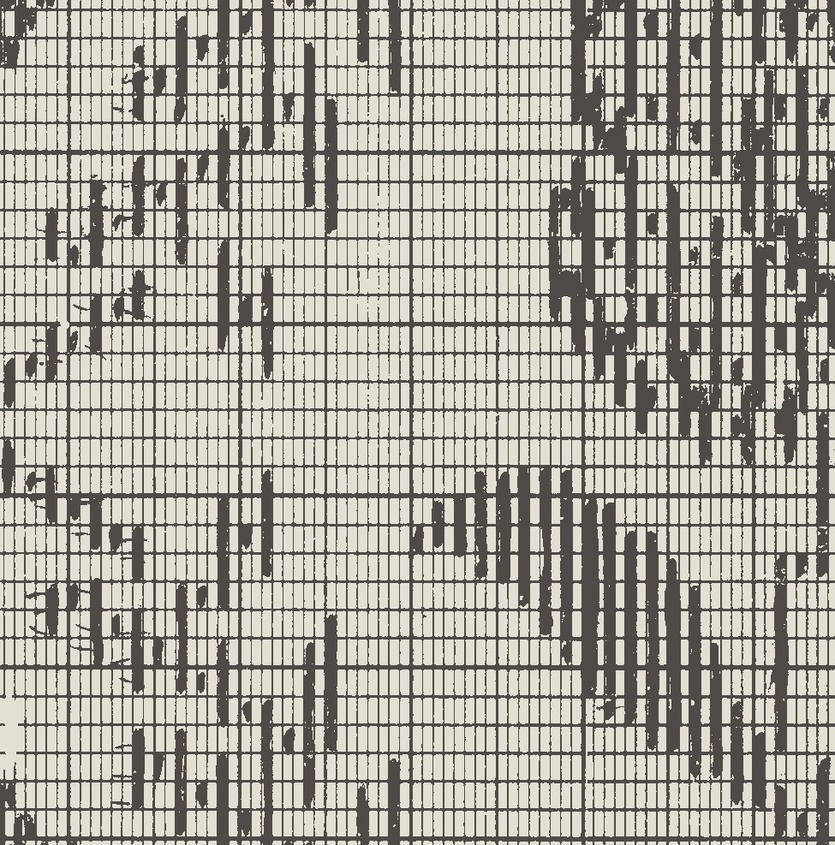
#> input picture recolored_part.jpg, 835 x 845 px, shrunk from 975 x 987 before the run, found by its file name
$ python detect_raster.py
#> lines starting #> are read from the running program, lines starting #| are printed output that depends on the picture; after the words box and inside, x2 and y2 are one past the last pixel; in counts of white or black regions, pixels touching at a corner belong together
import numpy as np
import cv2 as cv

img = cv.imread('recolored_part.jpg')
#> img is the input picture: shape (845, 835, 3); mean B, G, R 157.6, 166.7, 170.4
gray = cv.cvtColor(img, cv.COLOR_BGR2GRAY)
blurred = cv.GaussianBlur(gray, (3,3), 0)
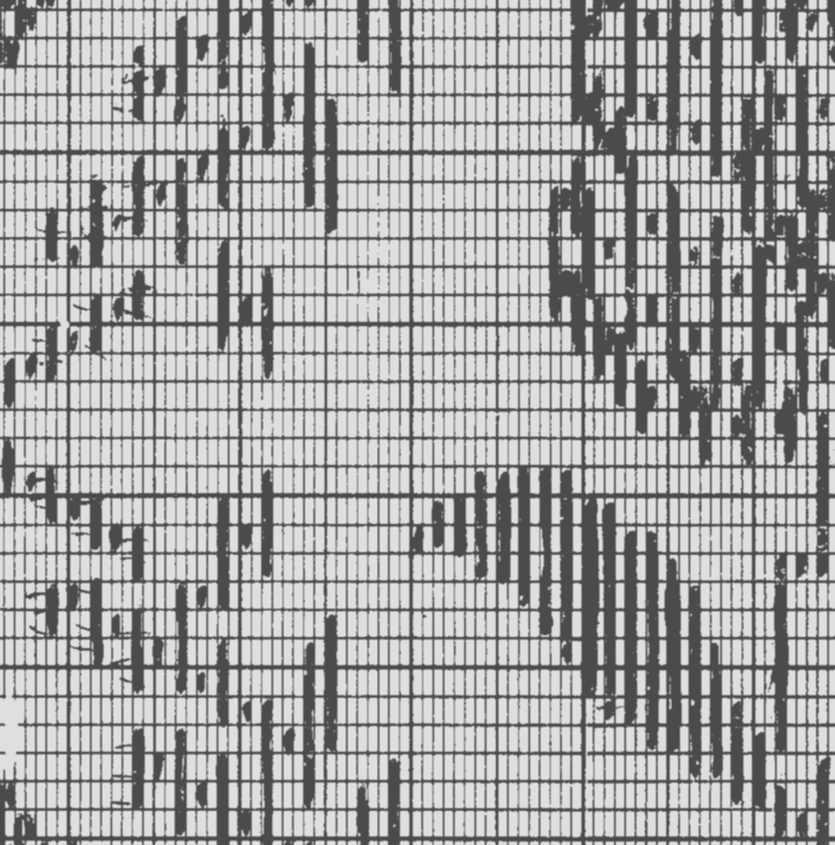
#> blurred: shape (845, 835); min 66, max 229, mean 166.8
edges = cv.Canny(blurred, 50, 150, apertureSize=3) # Passe die Schwellenwerte an
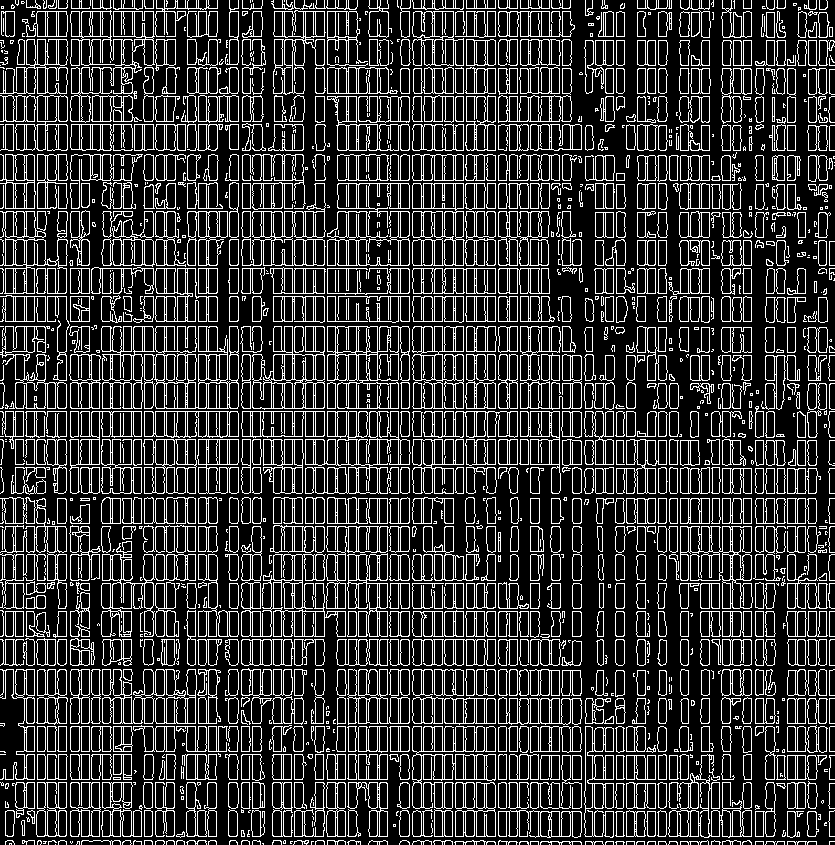
#> edges: shape (845, 835); 19.7% white in thin lines or dots

lines = cv.HoughLinesP(edges, 1, np.pi / 180, 100, minLineLength=50, maxLineGap=5)
#> lines = 567 rows, first 6: [348, 844, 348, 0], [0, 408, 634, 408], [356, 588, 356, 303], [409, 549, 409, 328], [551, 539, 551, 317], [455, 492, 455, 0]
# Parameter Erklärung:
# 1: Rho-Auflösung in Pixeln
# np.pi / 180: Theta-Auflösung in Radianten (1 Grad)
# 100: Schwellenwert (Minimum an Schnittpunkten in der Hough-Ebene, um eine Linie zu erkennen)
# minLineLength: Minimale Länge einer Linie in Pixeln
# maxLineGap: Maximaler Abstand zwischen zwei Punkten einer Linie, um sie noch als eine Linie zu betrachten

horizontal_lines = []
vertical_lines = []

if lines is not None:
    for line in lines:
        x1, y1, x2, y2 = line[0]
        # Berechne den Winkel in Radianten und konvertiere zu Grad
        angle_rad = np.arctan2(y2 - y1, x2 - x1)
        angle_deg = np.abs(np.degrees(angle_rad))

        # Toleranz für horizontale und vertikale Linien
        angle_tolerance = 5 # Grad

        if (angle_deg < angle_tolerance) or (angle_deg > 180 - angle_tolerance):
            horizontal_lines.append((x1, y1, x2, y2))
        elif (angle_deg > 90 - angle_tolerance) and (angle_deg < 90 + angle_tolerance):
            vertical_lines.append((x1, y1, x2, y2))
#> this loop made 567 passes
#> (x1, y1, x2, y2, angle_rad, angle_deg) on passes 1 to 3: (348, 844, 348, 0, -1.57, 90), (0, 408, 634, 408, 0, 0), (356, 588, 356, 303, -1.57, 90)

intersection_points = []
output_img = img.copy() # Für die Visualisierung der Schnittpunkte

# Eine Funktion zum Zeichnen von Linien (optional, zur Visualisierung)
def draw_line(img, line, color=(0, 0, 255), thickness=2):
    x1, y1, x2, y2 = line
    cv.line(img, (x1, y1), (x2, y2), color, thickness)

# Zeichne horizontale Linien in Rot
for h_line in horizontal_lines:
    draw_line(output_img, h_line, (0, 0, 255))
#> this loop made 141 passes
#> h_line on passes 1 to 12: (0, 408, 634, 408), (269, 723, 623, 723), (400, 836, 773, 836), (274, 523, 436, 523), (316, 779, 387, 779), (338, 121, 570, 121), (0, 268, 217, 268), (338, 180, 570, 180), (0, 124, 222, 124), (103, 265, 216, 265), (83, 493, 214, 493), (37, 8, 217, 8)
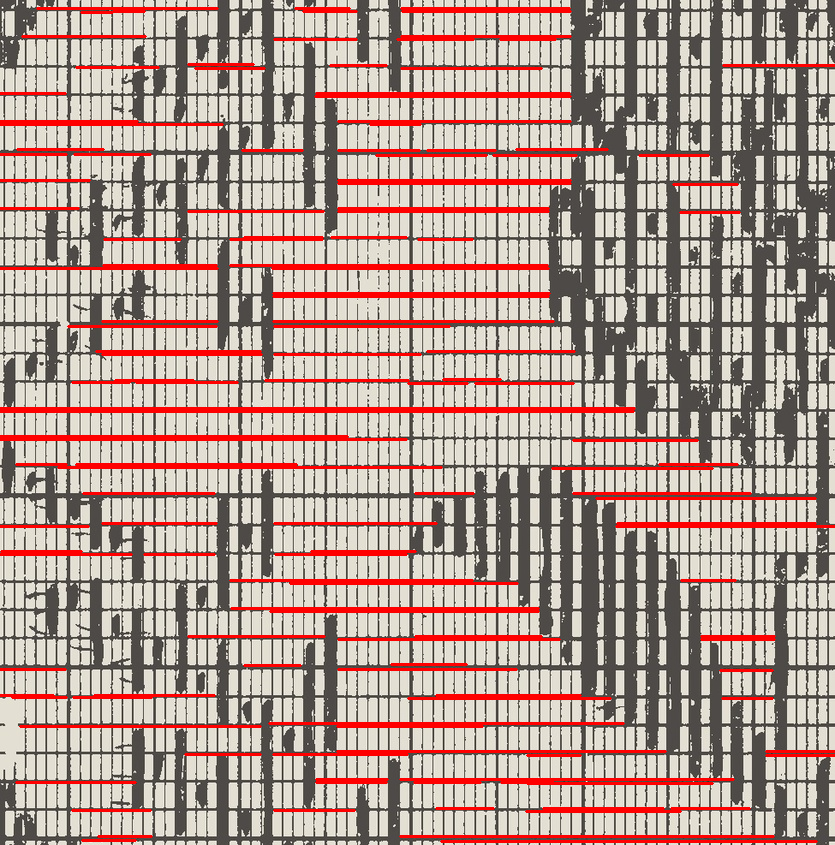
#> output_img: shape (845, 835, 3); 8.71% of pixels changed, all inside (x1, y1, x2, y2) = (0, 7, 835, 843)

# Zeichne vertikale Linien in Blau
for v_line in vertical_lines:
    draw_line(output_img, v_line, (255, 0, 0))
#> this loop made 426 passes
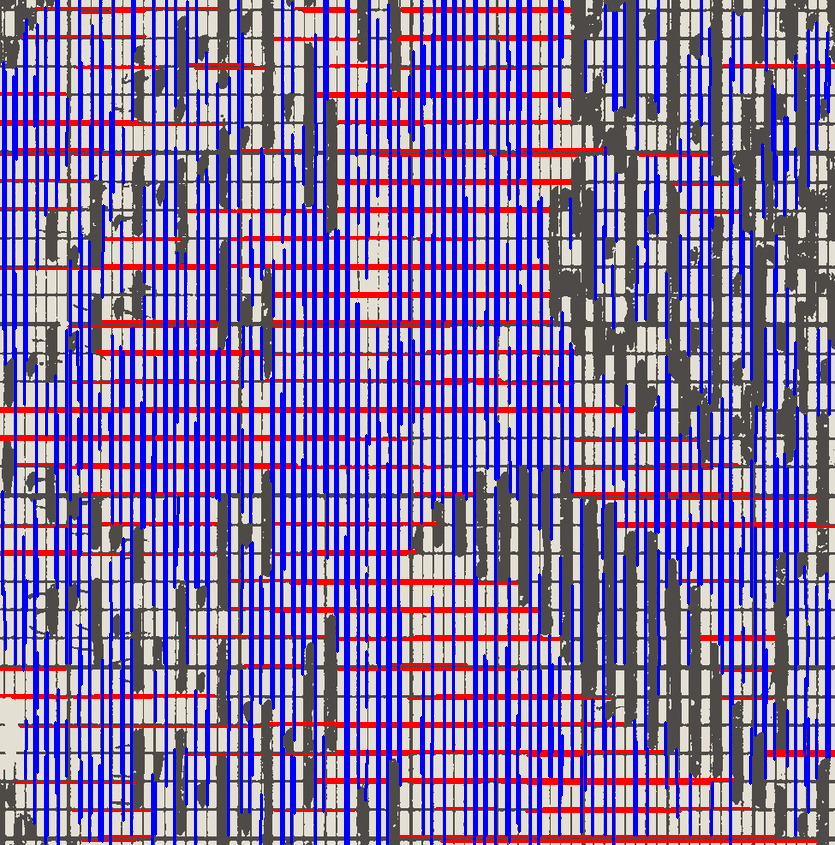
#> output_img: shape (845, 835, 3); mean B, G, R 175.6, 115.4, 133.2

# Berechne Schnittpunkte
for h_line in horizontal_lines:
    x1_h, y1_h, x2_h, y2_h = h_line # y1_h und y2_h sollten sehr nah beieinander liegen

    for v_line in vertical_lines:
        x1_v, y1_v, x2_v, y2_v = v_line # x1_v und x2_v sollten sehr nah beieinander liegen

        # Vereinfachte Annahme für perfekte horizontale/vertikale Linien
        # Verwende den mittleren Y-Wert für die horizontale Linie
        intersect_y = (y1_h + y2_h) / 2
        # Verwende den mittleren X-Wert für die vertikale Linie
        intersect_x = (x1_v + x2_v) / 2

        # Überprüfe, ob der Schnittpunkt innerhalb der Liniensegmente liegt
        # Für horizontale Linie: x_schnitt muss zwischen min(x1,x2) und max(x1,x2) liegen
        # Für vertikale Linie: y_schnitt muss zwischen min(y1,y2) und max(y1,y2) liegen

        # Toleranz hinzufügen für schwankende Linienenden
        x_min_h, x_max_h = min(x1_h, x2_h), max(x1_h, x2_h)
        y_min_v, y_max_v = min(y1_v, y2_v), max(y1_v, y2_v)

        if (x_min_h - 5 <= intersect_x <= x_max_h + 5) and \
           (y_min_v - 5 <= intersect_y <= y_max_v + 5): # Toleranz von 5 Pixeln

            intersection_points.append((int(intersect_x), int(intersect_y)))
            cv.circle(output_img, (int(intersect_x), int(intersect_y)), 1, (0, 255, 255), -1) # Gelber Kreis
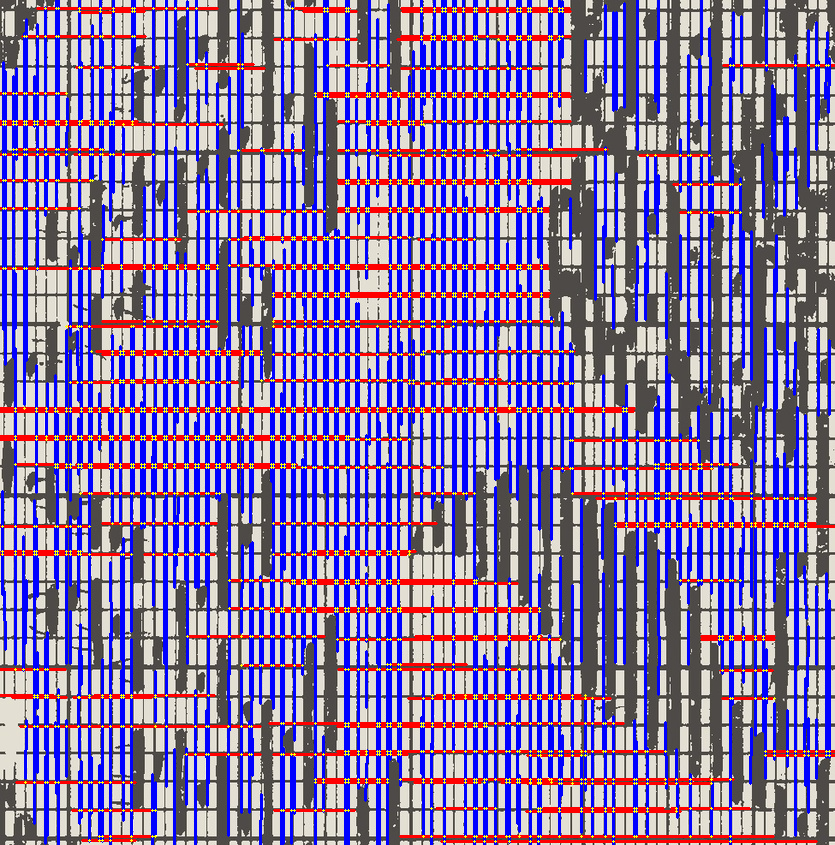
#> output_img: shape (845, 835, 3); 1.72% of pixels changed, all inside (x1, y1, x2, y2) = (1, 7, 831, 843)

cv.imshow('Erkannte Linien und Schnittpunkte', output_img)
cv.waitKey(0)
cv.destroyAllWindows()

print(f"Anzahl erkannter Schnittpunkte: {len(intersection_points)}")
#| Anzahl erkannter Schnittpunkte: 2569
